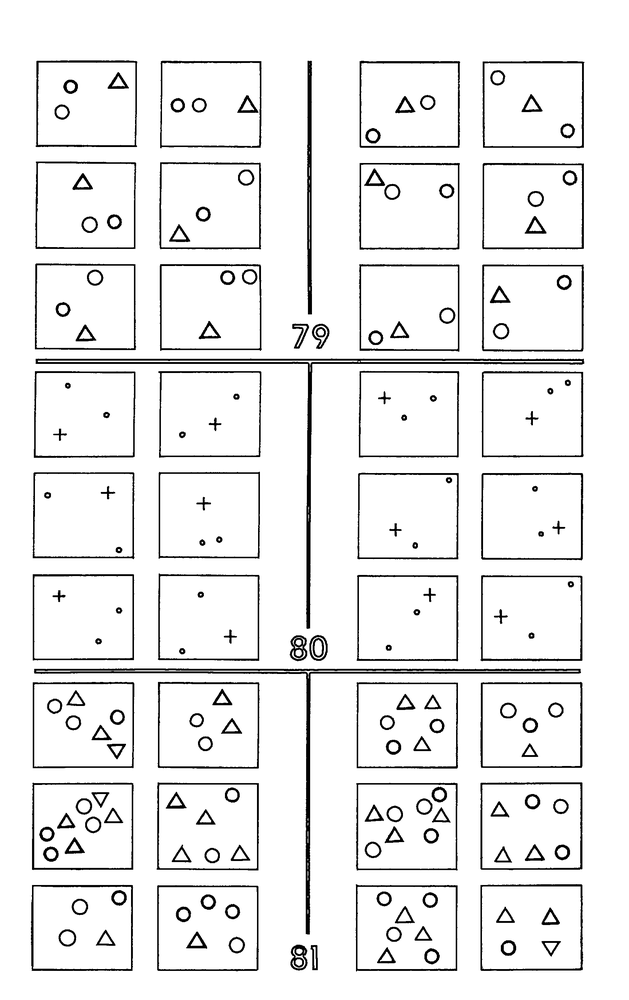
#> input picture data/png/binary_Bp79-81.png, 629 x 1000 px, shrunk from 1728 x 2748 before the run
$ python circles_and_polygons.py
#> lines starting #> are read from the running program, lines starting #| are printed output that depends on the picture; after the words box and inside, x2 and y2 are one past the last pixel; in counts of white or black regions, pixels touching at a corner belong together
import cv2
import numpy as np
from xml.etree import ElementTree as ET

class ImagePreprocessor:
    def __init__(self):
        self.binary_image = None

    def load_and_binarize(self, image_path):
        """
        Loads a binary PNG image.

        Args:
            image_path (str): Path to the PNG file

        Returns:
            bool: True if successful, False otherwise
        """
#> called with image_path = 'data/png/binary_Bp79-81.png'
        # Load the image - since it's already binary, we just need to load it
        img = cv2.imread(image_path, cv2.IMREAD_GRAYSCALE)
#> img is the input picture: shape (1000, 629); min 0, max 255, mean 237.7
        if img is None:
            print(f"Error: Could not open or find the image at {image_path}")
            return False

        self.binary_image = img
        self.height, self.width = img.shape

        # Optional: Show the loaded image for debugging
        cv2.imshow("Loaded Binary Image", self.binary_image)
        cv2.waitKey(0)
        cv2.destroyAllWindows()

        return True

def create_svg(shapes, width, height, output_path):
    """Creates an SVG file from the detected shapes."""
    # Create the SVG root element
    svg = ET.Element('svg')
    svg.set('width', str(width))
    svg.set('height', str(height))
    svg.set('xmlns', 'http://www.w3.org/2000/svg')

    # Add white background
    background = ET.SubElement(svg, 'rect')
    background.set('width', str(width))
    background.set('height', str(height))
    background.set('fill', 'white')

    # Add shapes to SVG - all black filled
    for shape in shapes:
        if shape['type'] == 'contour':
            # Create path for complex shapes
            path = ET.SubElement(svg, 'path')
            # Convert contour points to SVG path data
            d = "M " + " L ".join([f"{pt[0]},{pt[1]}" for pt in shape['points']]) + " Z"
            path.set('d', d)
            path.set('fill', 'black')

    # Create XML tree and save to file
    tree = ET.ElementTree(svg)
    with open(output_path, 'wb') as f:
        tree.write(f, encoding='utf-8', xml_declaration=True)

def detect_shapes(image_path):
    """Detects shapes in a binary image."""
    print(f"\nAnalyzing image: {image_path}")
    print("-" * 50)

    # Create preprocessor instance
    preprocessor = ImagePreprocessor()
    if not preprocessor.load_and_binarize(image_path):
        return

    # Use the binary image for shape detection
    img = cv2.cvtColor(preprocessor.binary_image.copy(), cv2.COLOR_GRAY2BGR)
    binary_img = preprocessor.binary_image

    # List to store all shapes for SVG creation
    shapes = []

    # Detect shapes using contours
    _, binary_img = cv2.threshold(binary_img, 127, 255, cv2.THRESH_BINARY_INV)
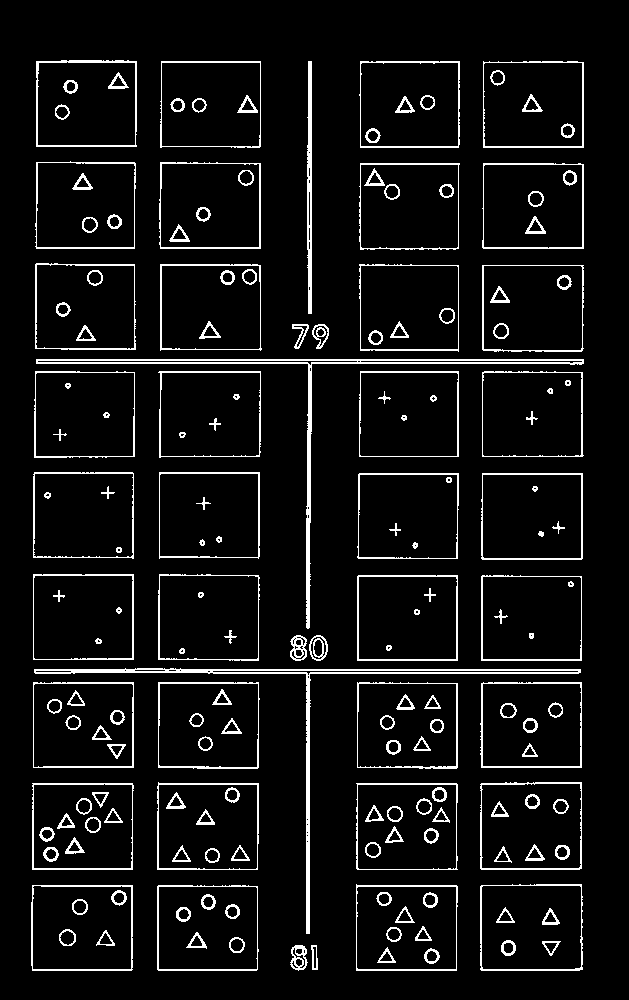
#> binary_img: shape (1000, 629); 6.8% white in thin lines or dots, all inside (x1, y1, x2, y2) = (31, 60, 584, 971)
    contours, _ = cv2.findContours(binary_img, cv2.RETR_EXTERNAL, cv2.CHAIN_APPROX_NONE)
#> contours = 45 contours; largest, box (x1, y1, x2, y2) and area: (480, 782, 582, 870) 8718, (480, 884, 583, 971) 8668, (157, 782, 259, 870) 8648, (481, 473, 583, 560) 8648, (482, 265, 584, 352) 8602

    print("\nShapes detected:")
    for i, contour in enumerate(contours, 1):
        area = cv2.contourArea(contour)
        if area < 50:  # Filter out very small contours
            continue

        # Draw the contour
        cv2.drawContours(img, [contour], 0, (0, 0, 0), 2)

        # Get shape information
        x, y, w, h = cv2.boundingRect(contour)
        print(f"Shape {i}: Area={area:.2f}, Position=({x}, {y}), Size={w}x{h}")

        # Store contour points for SVG
        shapes.append({
            'type': 'contour',
            'points': [point[0] for point in contour]
        })
#> this loop made 45 passes
#> (area, x, y, w, h) on passes 1 to 8: (112, 311, 945, 7, 25), (318.5, 290, 945, 18, 26), (8460, 157, 885, 102, 86), (8560.5, 31, 885, 102, 86), (8667.5, 480, 884, 103, 87), (8519.5, 356, 884, 102, 87), (8589, 356, 783, 102, 87), (8592, 32, 783, 102, 87)
#> (printed output is left out)
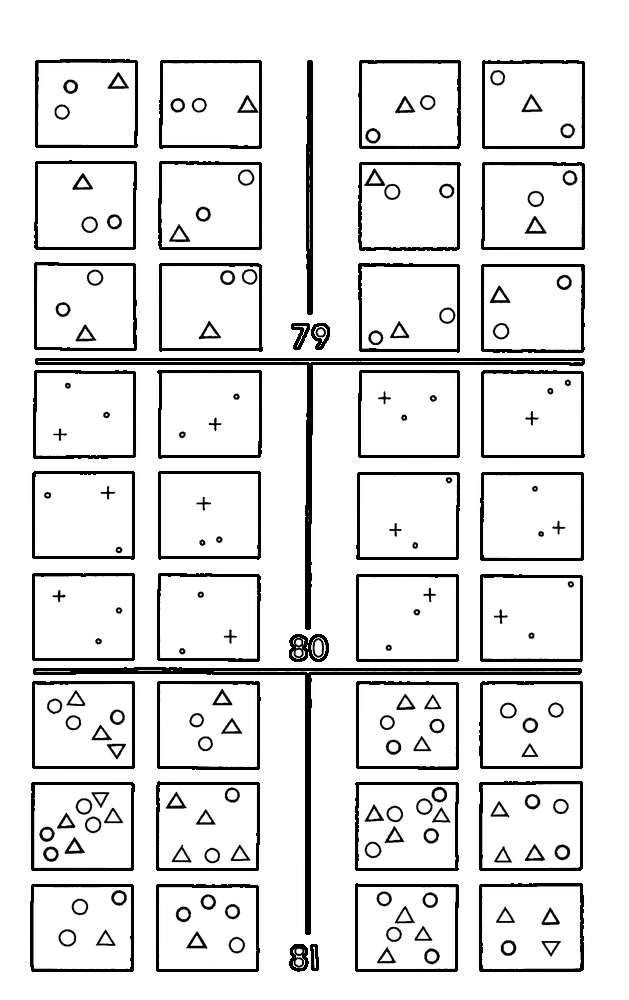
#> img: shape (1000, 629, 3); 6.75% of pixels changed, all inside (x1, y1, x2, y2) = (30, 59, 585, 972)
#> after the loop, shapes = 45 items

    # Create SVG file
    output_svg = image_path.replace('.png', '.svg')
    create_svg(shapes, preprocessor.width, preprocessor.height, output_svg)
#> the loop in create_svg, `for shape in shapes:` made 45 passes
    print(f"\nSVG file created: {output_svg}")

    # Show results
    cv2.imshow("Detected Shapes", img)
    cv2.waitKey(0)
    cv2.destroyAllWindows()

# Example usage:
if __name__ == "__main__":
    image_path = "data/png/binary_Bp79-81.png"
    detect_shapes(image_path)

$ run again, with data/png/binary_Bp01-03.png copied over data/png/binary_Bp79-81.png
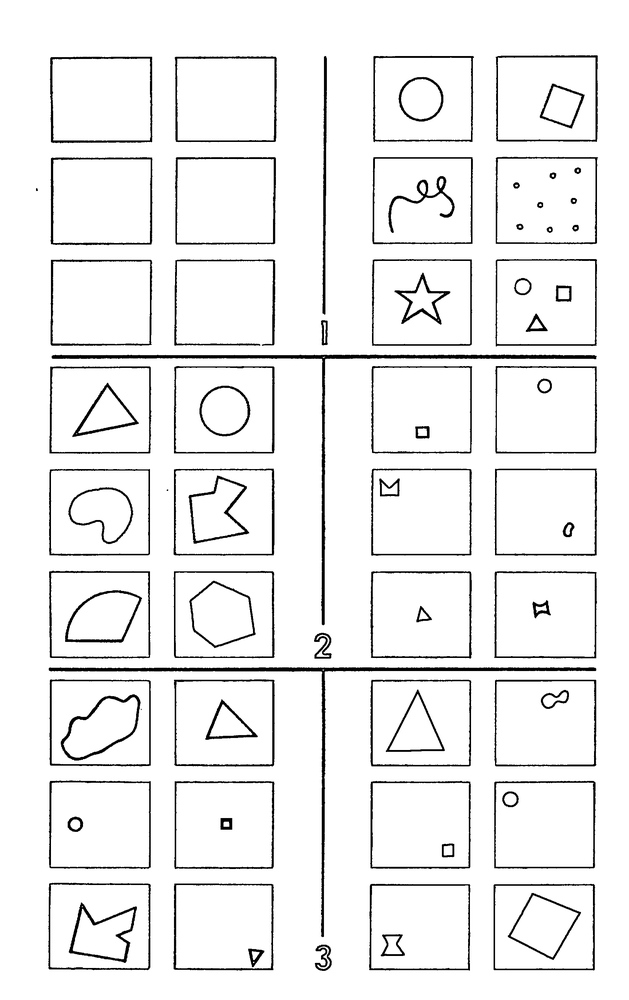
#> input picture data/png/binary_Bp01-03.png, 629 x 1000 px, shrunk from 1728 x 2748 before the run
#> in load_and_binarize, img is the input picture: shape (1000, 629); min 0, max 255, mean 239.7
#> in detect_shapes, `_, binary_img = cv2.threshold(binary_img, 127, 255, cv2.THRESH_BINARY_..`:
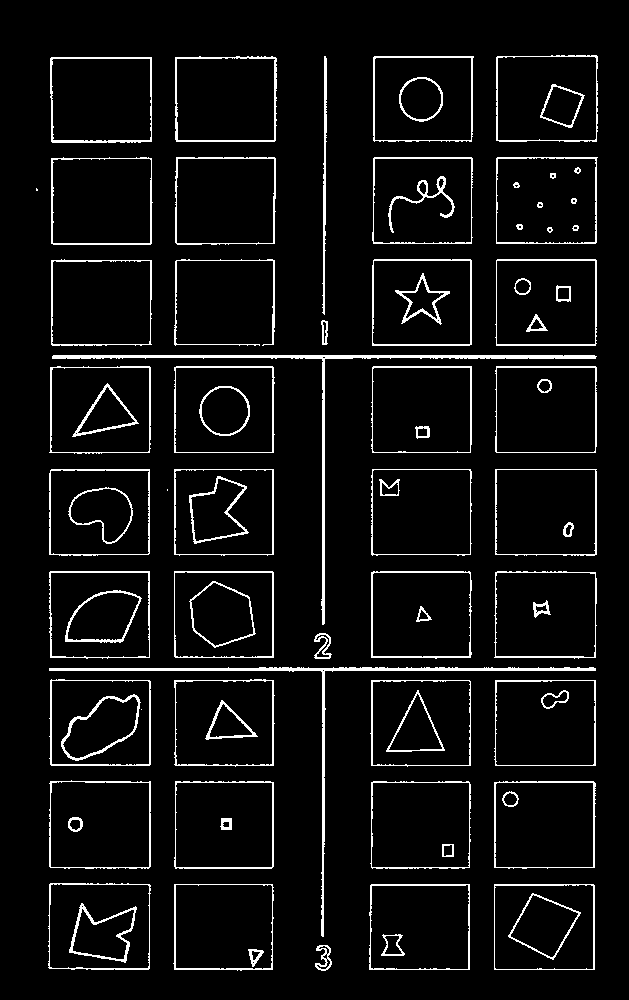
#> binary_img: shape (1000, 629); 5.8% white in thin lines or dots, all inside (x1, y1, x2, y2) = (36, 55, 598, 971)
#> contours = 44 contours, 2 with area under 20; largest, box (x1, y1, x2, y2) and area: (49, 780, 151, 869) 8676, (495, 469, 597, 556) 8613, (495, 366, 597, 453) 8610, (51, 157, 153, 245) 8610, (494, 781, 596, 869) 8602
#> the loop in detect_shapes, `for i, contour in enumerate(contours, 1):` made 44 passes
#> (area, x, y, w, h) on passes 1 to 8: (209, 315, 945, 17, 26), (8499.5, 494, 884, 101, 86), (8438, 369, 884, 101, 86), (8346, 173, 884, 101, 87), (8535, 48, 883, 103, 87), (8602, 494, 781, 102, 88), (8470, 370, 781, 101, 88), (8498.5, 174, 781, 100, 88)
#> (printed output is left out)
#> after the loop in detect_shapes, `for i, contour in enumerate(contours, 1):`:
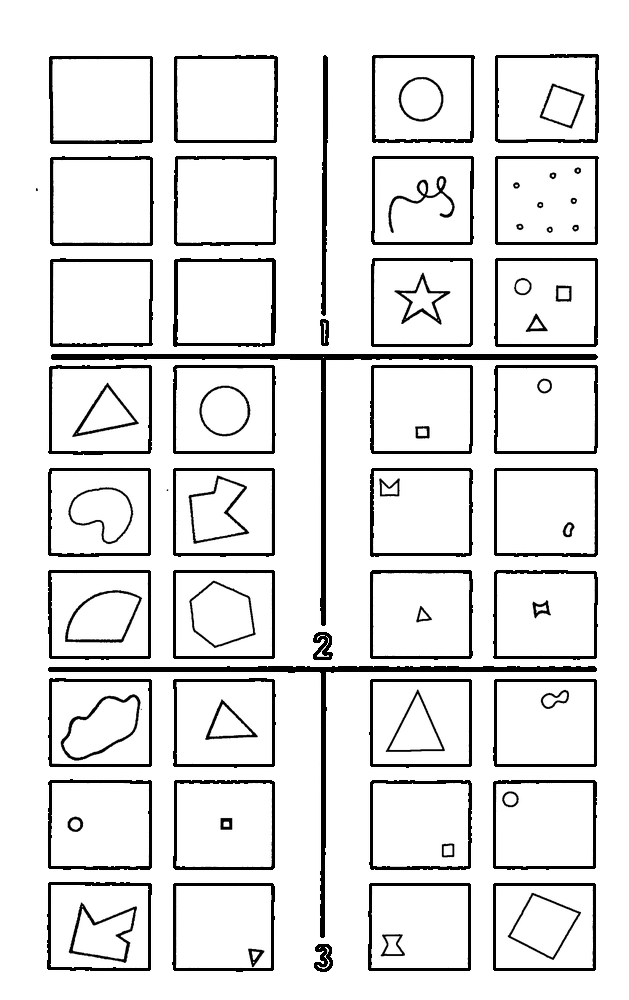
#> img: shape (1000, 629, 3); 6.51% of pixels changed, all inside (x1, y1, x2, y2) = (47, 54, 599, 972)
#> after the loop in detect_shapes, `for i, contour in enumerate(contours, 1):`: shapes = 42 items
#> the loop in create_svg, `for shape in shapes:` made 42 passes

$ run again, with data/png/binary_Bp04-06.png copied over data/png/binary_Bp79-81.png
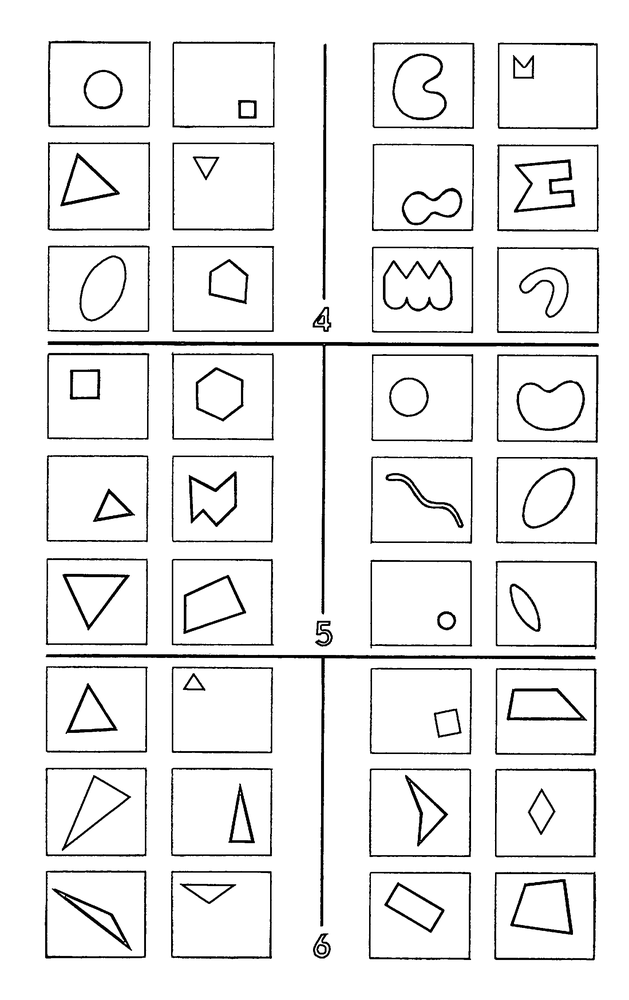
#> input picture data/png/binary_Bp04-06.png, 629 x 1000 px, shrunk from 1728 x 2748 before the run
#> in load_and_binarize, img is the input picture: shape (1000, 629); min 0, max 255, mean 237.8
#> in detect_shapes, `_, binary_img = cv2.threshold(binary_img, 127, 255, cv2.THRESH_BINARY_..`:
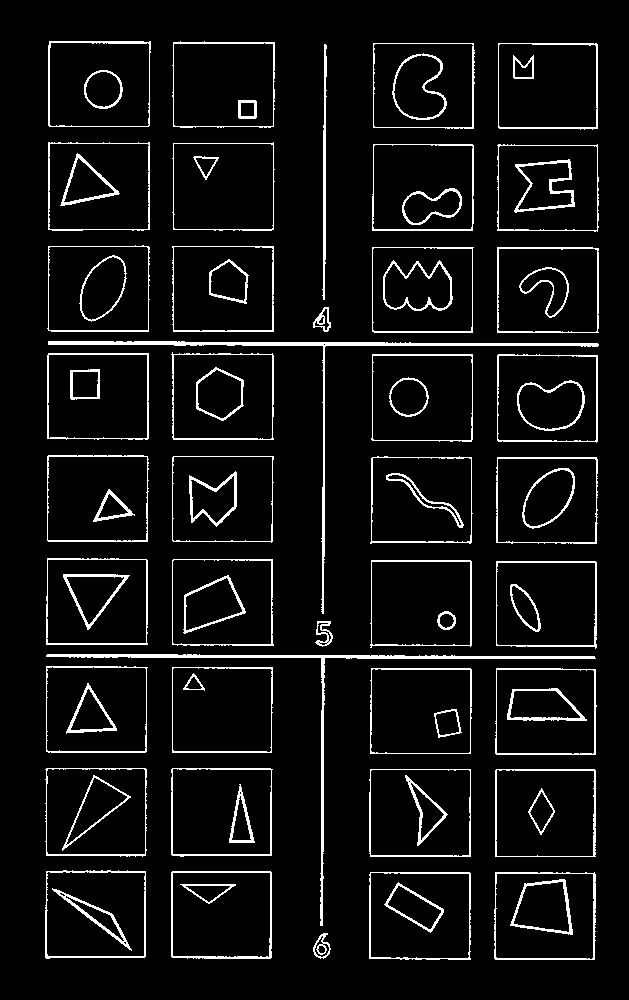
#> binary_img: shape (1000, 629); 6.6% white in thin lines or dots, all inside (x1, y1, x2, y2) = (45, 41, 599, 960)
#> contours = 42 contours; largest, box (x1, y1, x2, y2) and area: (369, 769, 471, 857) 8763, (48, 142, 150, 231) 8742, (369, 872, 471, 960) 8706, (171, 768, 273, 857) 8698, (495, 769, 596, 857) 8693
#> the loop in detect_shapes, `for i, contour in enumerate(contours, 1):` made 42 passes
#> (area, x, y, w, h) on passes 1 to 8: (263, 313, 933, 18, 26), (8667, 494, 872, 102, 88), (8706.5, 369, 872, 102, 88), (8669.5, 171, 871, 101, 88), (8586, 45, 870, 101, 89), (8693, 495, 769, 101, 88), (8763, 369, 769, 102, 88), (8698, 171, 768, 102, 89)
#> (printed output is left out)
#> after the loop in detect_shapes, `for i, contour in enumerate(contours, 1):`:
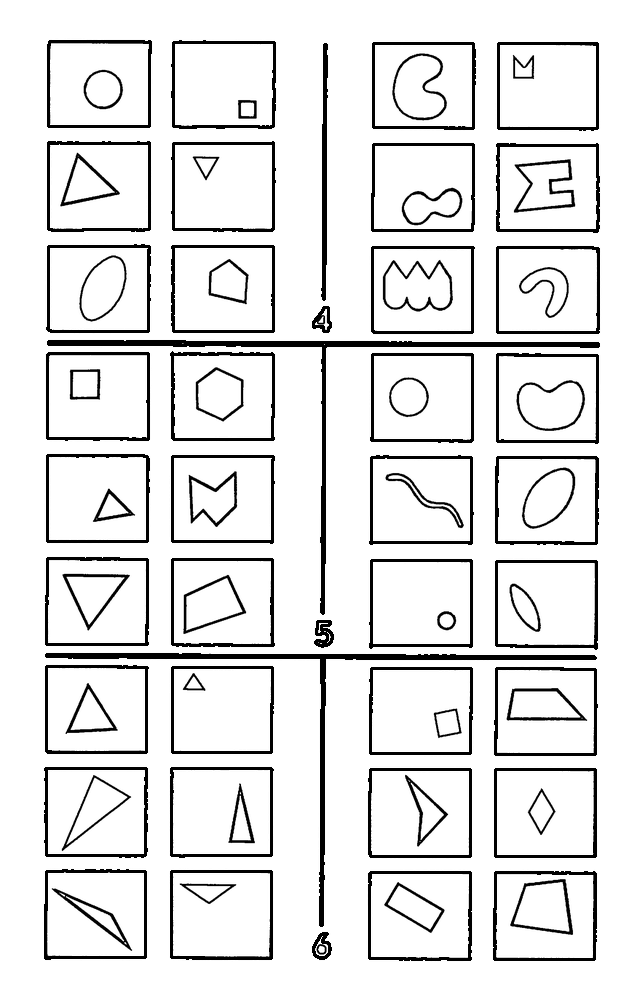
#> img: shape (1000, 629, 3); 6.42% of pixels changed, all inside (x1, y1, x2, y2) = (44, 40, 600, 961)
#> after the loop in detect_shapes, `for i, contour in enumerate(contours, 1):`: shapes = 42 items
#> the loop in create_svg, `for shape in shapes:` made 42 passes

$ run again, with data/png/binary_Bp07-09.png copied over data/png/binary_Bp79-81.png
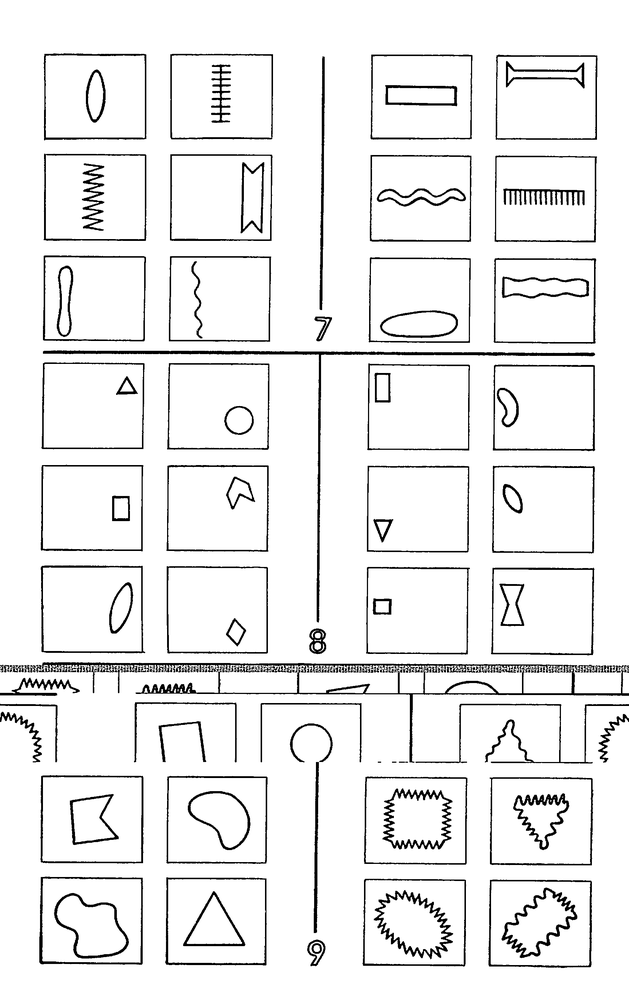
#> input picture data/png/binary_Bp07-09.png, 629 x 1000 px, shrunk from 1728 x 2748 before the run
#> in load_and_binarize, img is the input picture: shape (1000, 629); min 0, max 255, mean 237.4
#> in detect_shapes, `_, binary_img = cv2.threshold(binary_img, 127, 255, cv2.THRESH_BINARY_..`:
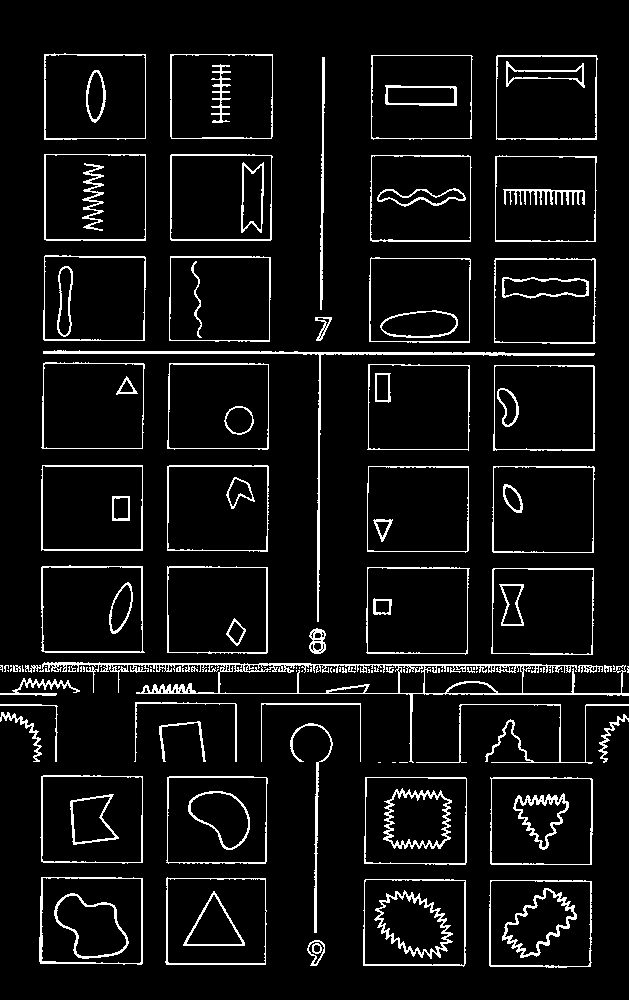
#> binary_img: shape (1000, 629); 6.8% white in thin lines or dots
#> contours = 81 contours, 31 with area under 20; largest, box (x1, y1, x2, y2) and area: (39, 662, 629, 763) 10330, (490, 777, 593, 865) 8765, (39, 877, 143, 965) 8764, (364, 777, 467, 865) 8746, (40, 775, 143, 864) 8740
#> the loop in detect_shapes, `for i, contour in enumerate(contours, 1):` made 81 passes
#> (area, x, y, w, h) on passes 1 to 8: (274.5, 307, 940, 18, 26), (8727, 489, 880, 103, 88), (8707, 363, 879, 103, 88), (8518, 165, 877, 102, 88), (8764, 39, 877, 104, 88), (8765, 490, 777, 103, 88), (8746, 364, 777, 103, 88), (8566.5, 166, 776, 102, 88)
#> (printed output is left out)
#> after the loop in detect_shapes, `for i, contour in enumerate(contours, 1):`:
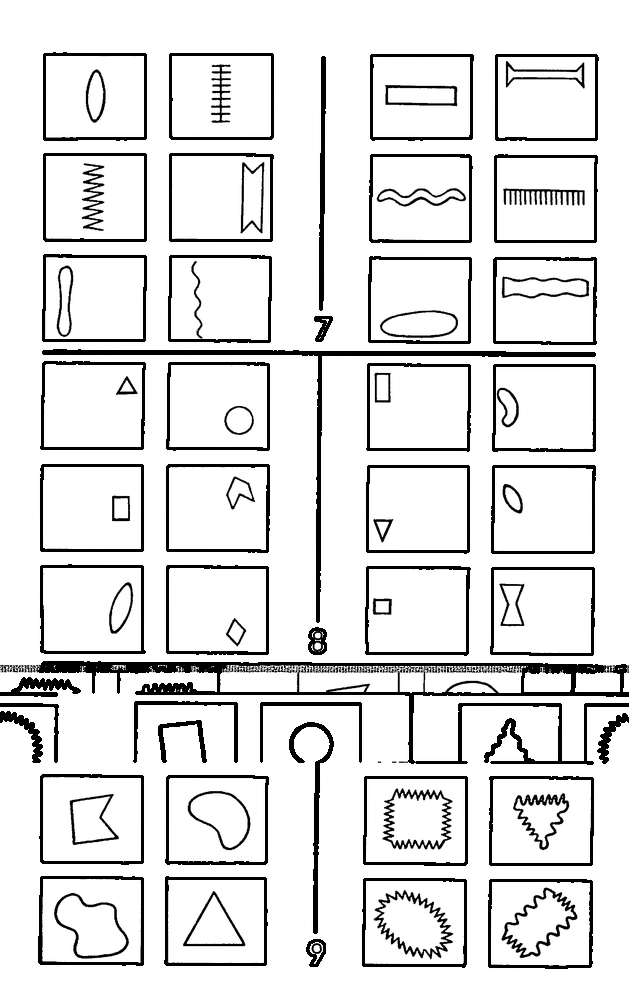
#> img: shape (1000, 629, 3); 7.51% of pixels changed, all inside (x1, y1, x2, y2) = (0, 52, 629, 969)
#> after the loop in detect_shapes, `for i, contour in enumerate(contours, 1):`: shapes = 48 items
#> the loop in create_svg, `for shape in shapes:` made 48 passes
